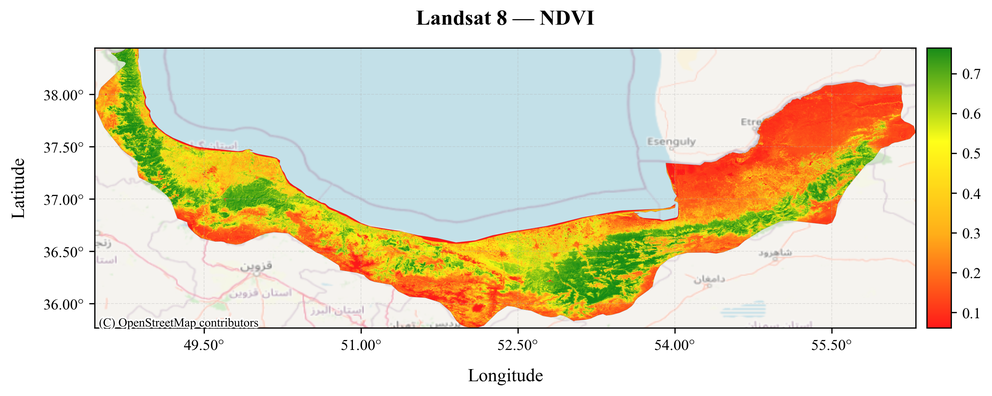
#> input picture output_png/Landsat_Merged_NDVI.png, 992 x 396 px, shrunk from 2693 x 1075 before the run
$ jupyter execute --allow-errors Vegetation_Indices.ipynb
#> lines starting #> are read from the running program, lines starting #| are printed output that depends on the picture
### Import Libraries

[cell 1]
import ee
import geemap
import geopandas as gpd
import os
import numpy as np
import rasterio
import matplotlib.pyplot as plt
import contextily as ctx
from matplotlib.colors import LinearSegmentedColormap
from matplotlib.ticker import FormatStrFormatter
from mpl_toolkits.axes_grid1 import make_axes_locatable
from rasterio.merge import merge
import matplotlib.image as mpimg

### Initialize Earth Engine

[cell 2]
try:
    ee.Initialize()
#> (this line was passed over: ee is not available in this run)
except:
    ee.Authenticate()
    ee.Initialize()

### Read ROI

[cell 3]
# Load Mazandaran shapefile
shp_path = r"/shp_file/Caspian_Provinces.shp"
#> (the rest of this cell did not finish here and is left out)

### Indices for Landsat-8

[cell 4]
# [39 lines left out: function calculate_Indices_L8, not called in this run]

### Indices for Sentinel-2

[cell 5]
# [39 lines left out: function calculate_Indices_S2, not called in this run]

### Download scenes for Landsat-8 and Sentinel-2

[cell 6]
# Define date range and filter collections
start_date = '2024-04-01'
end_date = '2024-10-31'

# Landsat-8 collection
#> (the rest of this cell did not finish here and is left out)

### Visualization
After downlaoding the scenes, downlaoded from your Google Drive into images folder

[cell 7]
# ---------------------------
# Paths - update these if needed
# ---------------------------
input_folder = r"images"
output_folder = r"output_png"
os.makedirs(output_folder, exist_ok=True)

# ---------------------------
# Index names (band order in the exported TIFF)
# ---------------------------
index_names = ["NDVI", "EVI", "SAVI", "MSAVI", "Combination"]

# ---------------------------
# Custom palette (user requested)
# ---------------------------
combo_colors = ["red", "orange", "yellow", "green"]
combo_cmap = LinearSegmentedColormap.from_list("combo", combo_colors)

# ---------------------------
# Visualization ranges - using data-driven ranges for better visualization
# ---------------------------
vis_ranges = {
    "NDVI":  "auto",
    "EVI":  "auto",
    "SAVI": "auto",
    "MSAVI": "auto",
    "Combination": "auto"
}

# ---------------------------
# Function: mosaic several rasters into one
# ---------------------------
# [125 lines left out: functions mosaic_rasters, plot_indices_on_osm, not called in this run]

# ---------------------------
# Gather files and create mosaics
# ---------------------------
landsat_files = []
sentinel_files = []

#> (the rest of this cell did not finish here and is left out)

### Generating comparison figures

[cell 8]
# ---------------------------------------------------
# Paths
# ---------------------------------------------------
folder = r"output_png"

# ---------------------------------------------------
# Image groups
# ---------------------------------------------------
comparison1 = [
    os.path.join(folder, "Landsat_Merged_NDVI.png"),
    os.path.join(folder, "Landsat_Merged_EVI.png"),
    os.path.join(folder, "Sentinel_Merged_NDVI.png"),
    os.path.join(folder, "Sentinel_Merged_EVI.png"),
]

comparison2 = [
    os.path.join(folder, "Landsat_Merged_SAVI.png"),
    os.path.join(folder, "Landsat_Merged_MSAVI.png"),
    os.path.join(folder, "Sentinel_Merged_SAVI.png"),
    os.path.join(folder, "Sentinel_Merged_MSAVI.png"),
]

# ---------------------------------------------------
# Function to make a 2×2 comparison figure
# ---------------------------------------------------
def make_comparison(img_paths, output_name):
#> called with output_name = 'output_png/comparison1.png'
    fig, axes = plt.subplots(2, 2, figsize=(12, 5))

    idx = 0
    for r in range(2):
        for c in range(2):
            img = mpimg.imread(img_paths[idx])
#> img is the input picture: shape (396, 992, 4) float32; mean R, G, B, A 0.892, 0.87, 0.78, 1
            axes[r, c].imshow(img)
            axes[r, c].axis("off")
            idx += 1

    # Reduce vertical and horizontal spacing
    plt.subplots_adjust(hspace=0.00, wspace=0.00)
    plt.savefig(output_name, dpi=300, bbox_inches='tight')
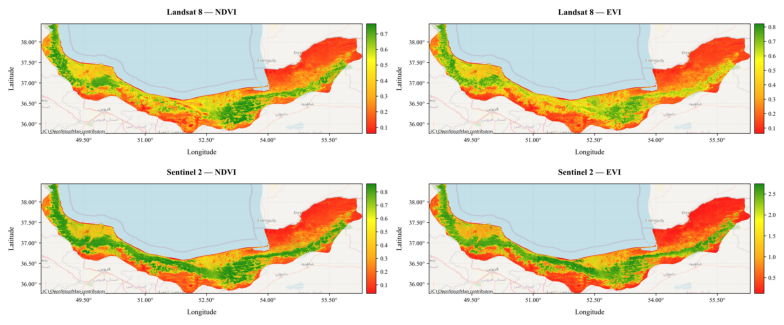
#> figure drawn by matplotlib, 4 panels
    plt.close()
    print(f"[saved] {output_name}")


# ---------------------------------------------------
# Create the two comparison figures
# ---------------------------------------------------
make_comparison(comparison1, os.path.join(folder, "comparison1.png"))
#> (the rest of this cell did not finish here and is left out)

#> call 2 of make_comparison, with output_name = 'output_png/comparison2.png'
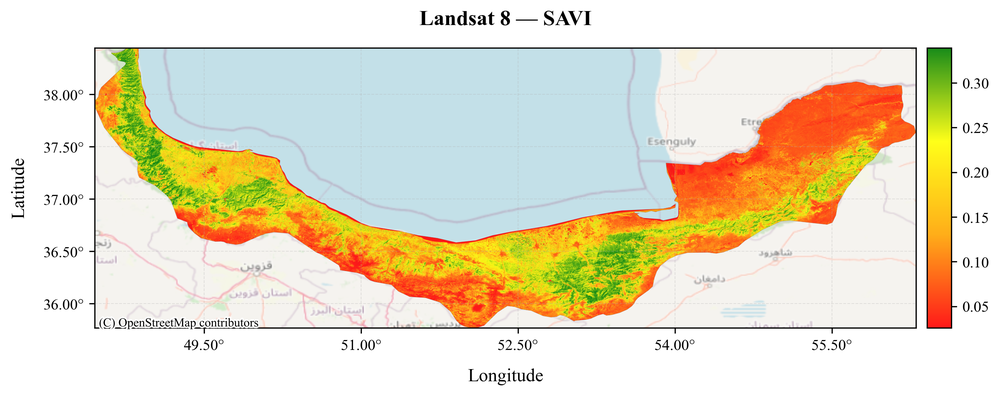
#> input picture output_png/Landsat_Merged_SAVI.png, 1000 x 396 px, shrunk from 2714 x 1075 before the run
#> in make_comparison, img is the input picture: shape (396, 1000, 4) float32; mean R, G, B, A 0.904, 0.873, 0.781, 1

print("All comparison images created.")
